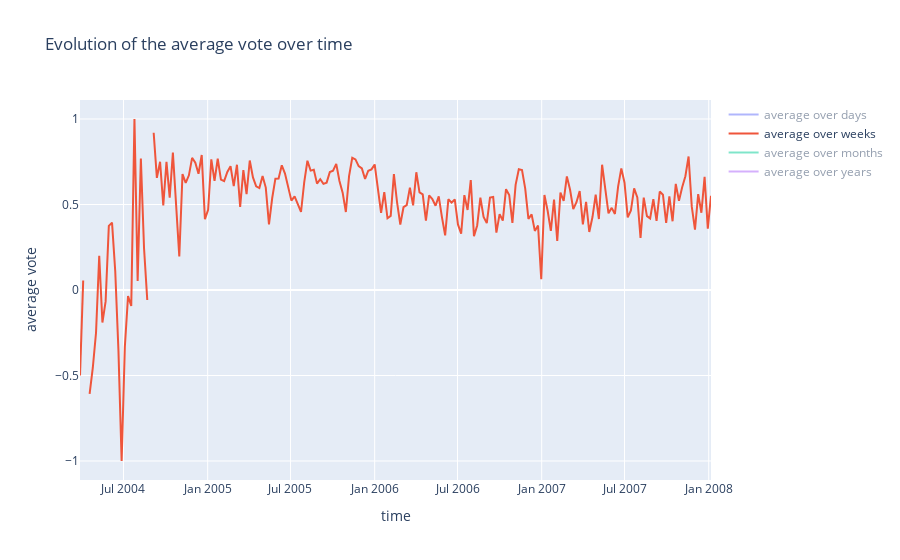

Write notebook code for a chart like this one.
### Code cell
import plotly.graph_objects as go
#overall average
sign_avg = sign_time['vote'].mean()
print("Overall average of vote: ", "{:.3f}".format(sign_avg))

#average over days, weeks, months and years
sign_avg_day = sign_time.groupby(pd.Grouper(key="vote_time", freq="D")).mean()
sign_avg_day['count'] = sign_time.groupby(pd.Grouper(key="vote_time", freq="D")).count()
sign_avg_week = sign_time.groupby(pd.Grouper(key="vote_time", freq="W")).mean()
sign_avg_week['count'] = sign_time.groupby(pd.Grouper(key="vote_time", freq="W")).count()
sign_avg_month = sign_time.groupby(pd.Grouper(key="vote_time", freq="M")).mean()
sign_avg_month['count'] = sign_time.groupby(pd.Grouper(key="vote_time", freq="M")).count()
sign_avg_year = sign_time.groupby(pd.Grouper(key="vote_time", freq="Y")).mean()
sign_avg_year['count'] = sign_time.groupby(pd.Grouper(key="vote_time", freq="Y")).count()

fig = go.Figure()

def plot_trace(x,y):
    fig.add_trace(go.Scatter(
        x= x,
        y= y,
        mode="lines",
        name="average over days", #to modularize
        visible = 'legendonly',
        hovertemplate =
        '<br><b>Date </b>: %{x}'+
        '<br><b>Average vote </b>: %{y:.2f}'
    ))

plot_trace(sign_avg_day.index,sign_avg_day['vote'])

fig.add_trace(go.Scatter(
    x= sign_avg_week.index,
    y= sign_avg_week['vote'],
    mode="lines",
    name="average over weeks",
    #opacity=0.2
    hovertemplate =
    '<br><b>Date </b>: %{x}'+
    '<br><b>Average vote </b>: %{y:.2f}'
))

fig.add_trace(go.Scatter(
    x= sign_avg_month.index,
    y= sign_avg_month['vote'],
    mode="lines",
    name="average over months",
        visible = 'legendonly',
    hovertemplate =
    '<br><b>Date </b>: %{x}'+
    '<br><b>Average vote </b>: %{y:.2f}'
))

fig.add_trace(go.Scatter(
    x= sign_avg_year.index,
    y= sign_avg_year['vote'],
    mode="lines",
    name="average over years",
    visible = 'legendonly',
    #opacity=0.2
    hovertemplate =
    '<br><b>Date </b>: %{x}'+
    '<br><b>Average vote </b>: %{y:.2f}'
))

fig.update_layout(
    title="Evolution of the average vote over time",
    xaxis_title="time",
    yaxis_title="average vote")
fig.show()

fig.write_html("../wikipedia/_includes/average_over_time.html")

### Figure 1 — Plotly figure (JSON) as saved in the notebook; plotly's stock layout.template omitted (floating-point values rounded to 4 significant figures; data arrays with more than 128 entries replaced by an {"elided": "..."} marker saying what was removed)
{"data": [{"hovertemplate": "<br><b>Date </b>: %{x}<br><b>Average vote </b>: %{y:.2f}", "mode": "lines", "name": "average over days", "type": "scatter", "visible": "legendonly", "x": {"elided": "1380 str values"}, "y": {"elided": "1380 float values"}}, {"hovertemplate": "<br><b>Date </b>: %{x}<br><b>Average vote </b>: %{y:.2f}", "mode": "lines", "name": "average over weeks", "type": "scatter", "x": {"elided": "198 str values"}, "y": {"elided": "198 float values"}}, {"hovertemplate": "<br><b>Date </b>: %{x}<br><b>Average vote </b>: %{y:.2f}", "mode": "lines", "name": "average over months", "type": "scatter", "visible": "legendonly", "x": ["2004-03-31T00:00:00", "2004-04-30T00:00:00", "2004-05-31T00:00:00", "2004-06-30T00:00:00", "2004-07-31T00:00:00", "2004-08-31T00:00:00", "2004-09-30T00:00:00", "2004-10-31T00:00:00", "2004-11-30T00:00:00", "2004-12-31T00:00:00", "2005-01-31T00:00:00", "2005-02-28T00:00:00", "2005-03-31T00:00:00", "2005-04-30T00:00:00", "2005-05-31T00:00:00", "2005-06-30T00:00:00", "2005-07-31T00:00:00", "2005-08-31T00:00:00", "2005-09-30T00:00:00", "2005-10-31T00:00:00", "2005-11-30T00:00:00", "2005-12-31T00:00:00", "2006-01-31T00:00:00", "2006-02-28T00:00:00", "2006-03-31T00:00:00", "2006-04-30T00:00:00", "2006-05-31T00:00:00", "2006-06-30T00:00:00", "2006-07-31T00:00:00", "2006-08-31T00:00:00", "2006-09-30T00:00:00", "2006-10-31T00:00:00", "2006-11-30T00:00:00", "2006-12-31T00:00:00", "2007-01-31T00:00:00", "2007-02-28T00:00:00", "2007-03-31T00:00:00", "2007-04-30T00:00:00", "2007-05-31T00:00:00", "2007-06-30T00:00:00", "2007-07-31T00:00:00", "2007-08-31T00:00:00", "2007-09-30T00:00:00", "2007-10-31T00:00:00", "2007-11-30T00:00:00", "2007-12-31T00:00:00", "2008-01-31T00:00:00"], "y": [-0.02128, -0.5, 0.1939, 0, 0.07983, 0.3475, 0.6484, 0.5271, 0.6757, 0.6201, 0.7055, 0.7006, 0.6244, 0.6252, 0.628, 0.6434, 0.5137, 0.6932, 0.6468, 0.612, 0.7234, 0.6972, 0.521, 0.4875, 0.5456, 0.5446, 0.4765, 0.4865, 0.467, 0.4264, 0.4511, 0.5024, 0.6302, 0.3352, 0.4367, 0.5549, 0.4963, 0.4809, 0.5372, 0.5824, 0.4767, 0.4566, 0.4816, 0.5334, 0.6239, 0.4986, 0.6182]}, {"hovertemplate": "<br><b>Date </b>: %{x}<br><b>Average vote </b>: %{y:.2f}", "mode": "lines", "name": "average over years", "type": "scatter", "visible": "legendonly", "x": ["2004-12-31T00:00:00", "2005-12-31T00:00:00", "2006-12-31T00:00:00", "2007-12-31T00:00:00", "2008-12-31T00:00:00"], "y": [0.5138, 0.6542, 0.4946, 0.5151, 0.6182]}], "layout": {"autosize": true, "title": {"text": "Evolution of the average vote over time"}, "xaxis": {"autorange": true, "range": ["2004-03-28", "2008-01-06"], "title": {"text": "time"}, "type": "date"}, "yaxis": {"autorange": true, "range": [-1.111, 1.111], "title": {"text": "average vote"}, "type": "linear"}}}
